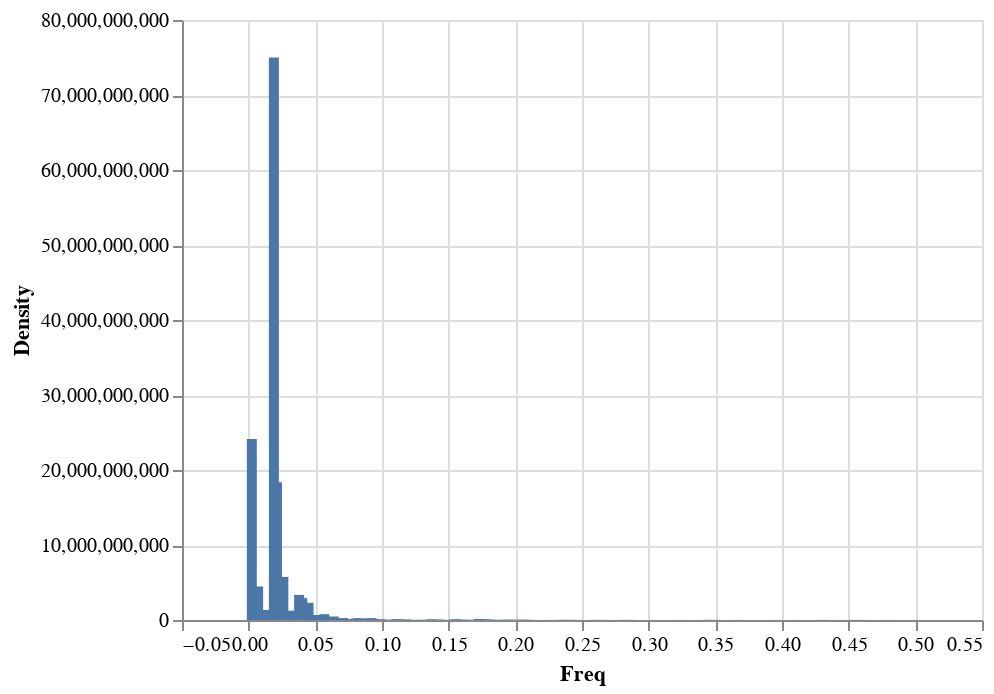

Notebook code cell kept with this figure:
### Code cell
make_sig_periodgram(flu_data.SPEC_RECEIVED_NB)

### Figure 1 — Vega-Lite specification as saved in the notebook (floating-point values rounded to 4 significant figures; data arrays with more than 128 entries replaced by an {"elided": "..."} marker saying what was removed)
{"config": {"view": {"continuousWidth": 400, "continuousHeight": 300}}, "data": {"name": "data-5dec3a002a45ef3167c28fa9495dd3f9"}, "mark": "bar", "encoding": {"x": {"type": "quantitative", "field": "Freq"}, "y": {"type": "quantitative", "field": "Density"}}, "$schema": "https://vega.github.io/schema/vega-lite/v4.8.1.json", "datasets": {"data-5dec3a002a45ef3167c28fa9495dd3f9": {"elided": "212 records"}}}
